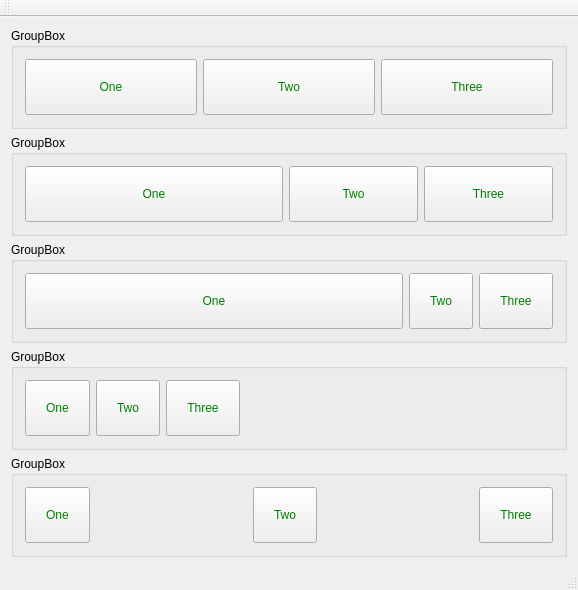
<?xml version="1.0" encoding="UTF-8"?>
<ui version="4.0">
 <class>MainWindow</class>
 <widget class="QMainWindow" name="MainWindow">
  <property name="geometry">
   <rect>
    <x>0</x>
    <y>0</y>
    <width>578</width>
    <height>483</height>
   </rect>
  </property>
  <property name="windowTitle">
   <string>MainWindow</string>
  </property>
  <widget class="QWidget" name="centralWidget">
   <property name="styleSheet">
    <string notr="true">QPushButton {
  color: green;
  padding: 20px;
}
</string>
   </property>
   <layout class="QVBoxLayout" name="verticalLayout">
    <item>
     <widget class="QGroupBox" name="groupBox">
      <property name="title">
       <string>GroupBox</string>
      </property>
      <layout class="QHBoxLayout" name="horizontalLayout">
       <item>
        <widget class="QPushButton" name="btnBlue">
         <property name="text">
          <string>One</string>
         </property>
        </widget>
       </item>
       <item>
        <widget class="QPushButton" name="pushButton_2">
         <property name="text">
          <string>Two</string>
         </property>
        </widget>
       </item>
       <item>
        <widget class="QPushButton" name="pushButton_3">
         <property name="text">
          <string>Three</string>
         </property>
        </widget>
       </item>
      </layout>
     </widget>
    </item>
    <item>
     <widget class="QGroupBox" name="groupBox_2">
      <property name="title">
       <string>GroupBox</string>
      </property>
      <layout class="QHBoxLayout" name="horizontalLayout_2">
       <item>
        <widget class="QPushButton" name="pushButton_4">
         <property name="sizePolicy">
          <sizepolicy hsizetype="Minimum" vsizetype="Fixed">
           <horstretch>2</horstretch>
           <verstretch>0</verstretch>
          </sizepolicy>
         </property>
         <property name="text">
          <string>One</string>
         </property>
        </widget>
       </item>
       <item>
        <widget class="QPushButton" name="pushButton_5">
         <property name="sizePolicy">
          <sizepolicy hsizetype="Minimum" vsizetype="Fixed">
           <horstretch>1</horstretch>
           <verstretch>0</verstretch>
          </sizepolicy>
         </property>
         <property name="text">
          <string>Two</string>
         </property>
        </widget>
       </item>
       <item>
        <widget class="QPushButton" name="pushButton_6">
         <property name="sizePolicy">
          <sizepolicy hsizetype="Minimum" vsizetype="Fixed">
           <horstretch>1</horstretch>
           <verstretch>0</verstretch>
          </sizepolicy>
         </property>
         <property name="text">
          <string>Three</string>
         </property>
        </widget>
       </item>
      </layout>
     </widget>
    </item>
    <item>
     <widget class="QGroupBox" name="groupBox_3">
      <property name="title">
       <string>GroupBox</string>
      </property>
      <layout class="QHBoxLayout" name="horizontalLayout_3">
       <item>
        <widget class="QPushButton" name="pushButton_7">
         <property name="sizePolicy">
          <sizepolicy hsizetype="Minimum" vsizetype="Fixed">
           <horstretch>1</horstretch>
           <verstretch>0</verstretch>
          </sizepolicy>
         </property>
         <property name="text">
          <string>One</string>
         </property>
        </widget>
       </item>
       <item>
        <widget class="QPushButton" name="pushButton_8">
         <property name="text">
          <string>Two</string>
         </property>
        </widget>
       </item>
       <item>
        <widget class="QPushButton" name="pushButton_9">
         <property name="text">
          <string>Three</string>
         </property>
        </widget>
       </item>
      </layout>
     </widget>
    </item>
    <item>
     <widget class="QGroupBox" name="groupBox_4">
      <property name="title">
       <string>GroupBox</string>
      </property>
      <layout class="QHBoxLayout" name="horizontalLayout_4">
       <item>
        <widget class="QPushButton" name="pushButton_10">
         <property name="text">
          <string>One</string>
         </property>
        </widget>
       </item>
       <item>
        <widget class="QPushButton" name="pushButton_11">
         <property name="text">
          <string>Two</string>
         </property>
        </widget>
       </item>
       <item>
        <widget class="QPushButton" name="pushButton_12">
         <property name="text">
          <string>Three</string>
         </property>
        </widget>
       </item>
       <item>
        <spacer name="horizontalSpacer">
         <property name="orientation">
          <enum>Qt::Horizontal</enum>
         </property>
         <property name="sizeHint" stdset="0">
          <size>
           <width>299</width>
           <height>20</height>
          </size>
         </property>
        </spacer>
       </item>
      </layout>
     </widget>
    </item>
    <item>
     <widget class="QGroupBox" name="groupBox_5">
      <property name="title">
       <string>GroupBox</string>
      </property>
      <layout class="QHBoxLayout" name="horizontalLayout_5">
       <item>
        <widget class="QPushButton" name="pushButton_13">
         <property name="text">
          <string>One</string>
         </property>
        </widget>
       </item>
       <item>
        <spacer name="horizontalSpacer_2">
         <property name="orientation">
          <enum>Qt::Horizontal</enum>
         </property>
         <property name="sizeHint" stdset="0">
          <size>
           <width>141</width>
           <height>20</height>
          </size>
         </property>
        </spacer>
       </item>
       <item>
        <widget class="QPushButton" name="pushButton_14">
         <property name="text">
          <string>Two</string>
         </property>
        </widget>
       </item>
       <item>
        <spacer name="horizontalSpacer_3">
         <property name="orientation">
          <enum>Qt::Horizontal</enum>
         </property>
         <property name="sizeHint" stdset="0">
          <size>
           <width>141</width>
           <height>20</height>
          </size>
         </property>
        </spacer>
       </item>
       <item>
        <widget class="QPushButton" name="pushButton_15">
         <property name="text">
          <string>Three</string>
         </property>
        </widget>
       </item>
      </layout>
     </widget>
    </item>
   </layout>
  </widget>
  <widget class="QMenuBar" name="menuBar">
   <property name="geometry">
    <rect>
     <x>0</x>
     <y>0</y>
     <width>578</width>
     <height>22</height>
    </rect>
   </property>
  </widget>
  <widget class="QStatusBar" name="statusBar"/>
  <widget class="QToolBar" name="mainToolBar">
   <attribute name="toolBarArea">
    <enum>TopToolBarArea</enum>
   </attribute>
   <attribute name="toolBarBreak">
    <bool>false</bool>
   </attribute>
  </widget>
 </widget>
 <layoutdefault spacing="6" margin="11"/>
 <resources/>
 <connections/>
</ui>
